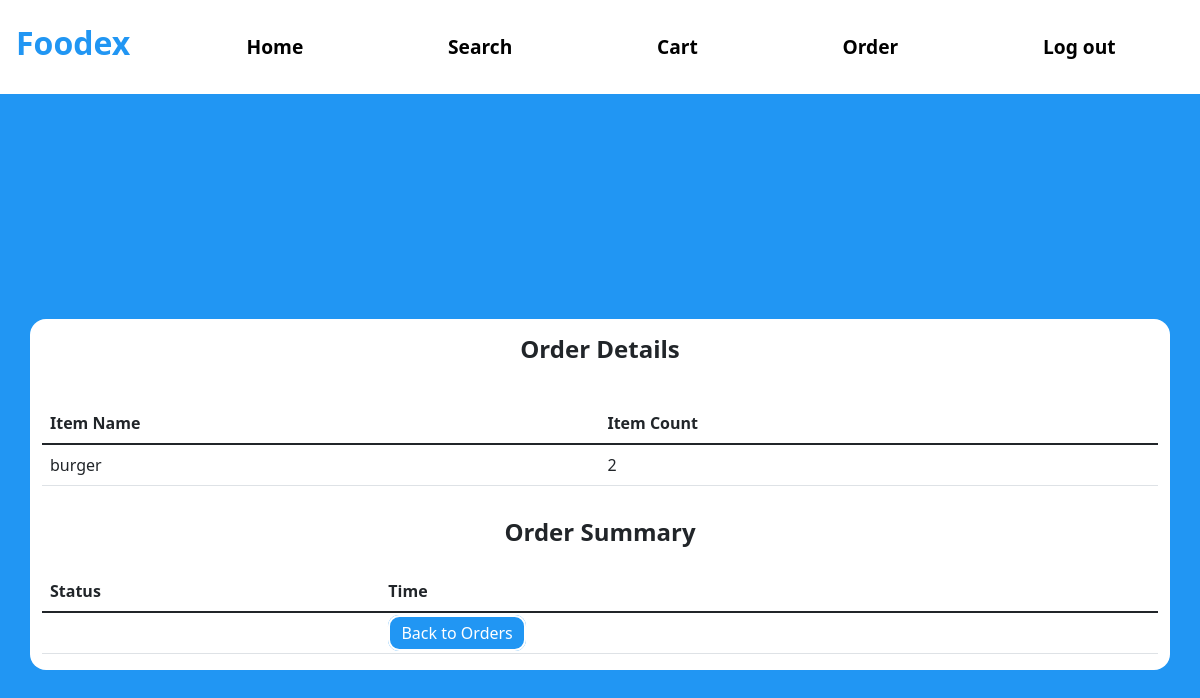
Page /View-Order-Detail?id=4 (signed in) on the earlier database version.
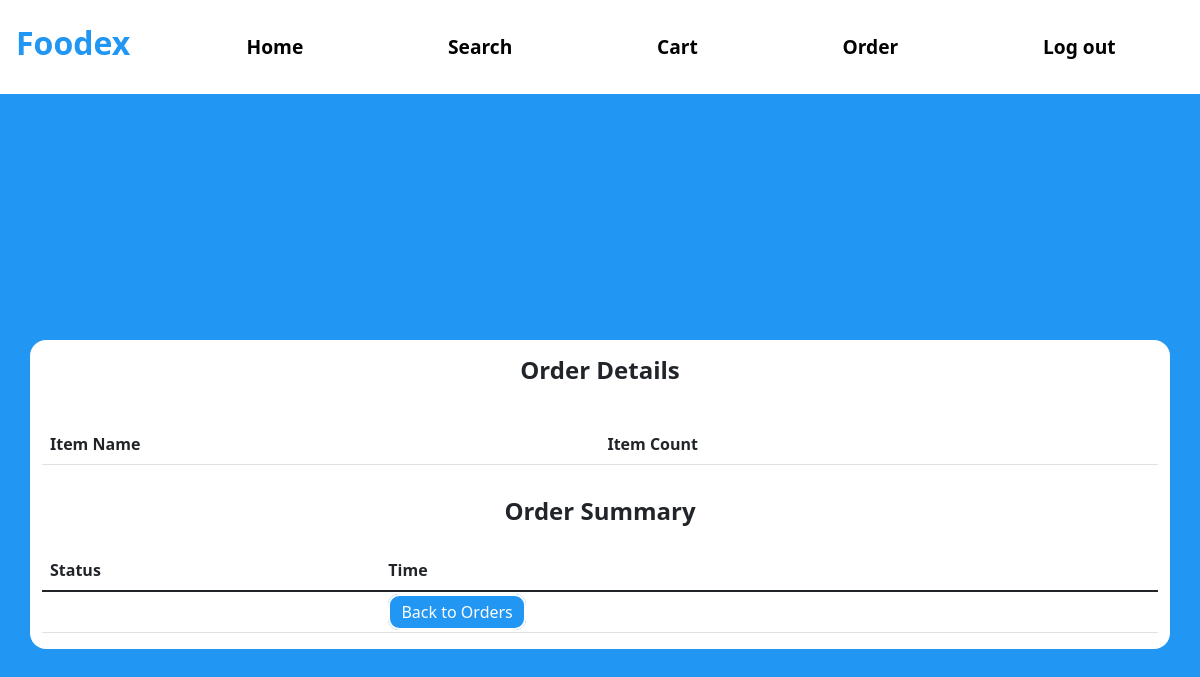
Same page on the later database version.
### tables this page shows
CREATE TABLE ITEM_LIST(
                        ORDER_ID INTEGER,                        
                        ITEM_ID INTEGER,
                        Item_count INTEGER,
                        FOREIGN KEY (ORDER_ID) REFERENCES ORDER_TABLE(ORDER_ID),
                        FOREIGN KEY (ITEM_ID) REFERENCES MENU(ITEM_ID)
                       );

CREATE TABLE MENU(
                        ITEM_ID INTEGER PRIMARY KEY AUTOINCREMENT,
                        ITEM_NAME TEXT,
                        ITEM_CATEGORY TEXT,
                        ITEM_PRICE INTEGER,
                        RESTAURANT_ID INTEGER,
                        ITEM_IMAGE TEXT,
                        FOREIGN KEY(RESTAURANT_ID) REFERENCES RESTAURANT(RESTAURANT_ID)
                       );

### app.py (the view)
@app.route("/View-Order-Detail")
def View_Order_Detail():
    getid_o = request.args.get('id')
    getid_u = str(session["id"])
    cursor = connection.cursor()
    cursor.execute("SELECT order_id, order_amount, order_status,r.name_of_restaurant,d.NAME_OF_DELIVERYBOY,d.DELIVERYBOY_PHONE_NO FROM ORDER_TABLE o INNER JOIN DELIVERYBOY d on o.DELIVERYBOY_ID=d.DELIVERYBOY_ID INNER JOIN RESTAURANT r on o.RESTAURANT_ID=r.RESTAURANT_ID WHERE o.USER_ID= " + getid_u +" And ORDER_ID= "+str(getid_o)+"; ")
    result = cursor.fetchall()
    cursor = connection.cursor()
    cursor.execute("SELECT m.item_name,i.item_count FROM ITEM_LIST i JOIN MENU m on i.ITEM_ID=m.ITEM_ID WHERE i.ORDER_ID= "+str(getid_o)+"; ")
    Item_list = cursor.fetchall()
    cursor.execute("SELECT os.ORDER_STATUS,os.TIME FROM ORDER_SUMMARY os JOIN ORDER_TABLE o ON os.ORDER_ID=o.ORDER_ID WHERE os.ORDER_ID="+str(getid_o))
    Order_Summary = cursor.fetchall()
    return render_template("View_Order_Detail.html", Order=result, Item_list = Item_list,Order_Summary=Order_Summary)

### templates/View_Order_Detail.html (shortened to what this page needs)
<!DOCTYPE html>
<html lang="en">
<head>
    <link href="https://cdn.jsdelivr.net/npm/bootstrap@5.1.3/dist/css/bootstrap.min.css" rel="stylesheet">
    <link rel= "stylesheet" type= "text/css" href= "{{ url_for('static',filename='Styles.css') }}">
</head>
<body style="background:#2196f3;">
<nav class="navbar navbar-expand-lg bg-white">
  <h3 class="navbar-brand Logo" style="color:#2196f3;font-size: 2rem;"href="#">Foodex</h3>
    <div class="container">
  <div class="collapse navbar-collapse" id="navbarSupportedContent">
    <ul class="navbar-nav mr-auto nav-links">
        <li class="nav-item">
        <a class="nav-link nav-link-btn" href="/User-Dashboard">Home</a>
      </li>
      <li class="nav-item">
        <a class="nav-link nav-link-btn" href="/View-Resturant">Search</a>
      </li>
      <li class="nav-item">
        <a class="nav-link nav-link-btn" href="/User-cart">Cart</a>
      </li>
        <li class="nav-item">
        <a class="nav-link nav-link-btn" href="/User-order">Order</a>
      </li>
        <li class="nav-item">
        <a class="nav-link nav-link-btn" href="/">Log out</a>
      </li>
    </ul>
  </div>
     </div>
</nav>
  <div class="ToCenter" >
  <div class="container">
        <div class="row">
            <div class="col">
                <table class="table">
                    <tbody>
                    <tr>
                        <h4 class="Logo">Order Details</h4>
                        </tr>
                  </table>
                <table class="table">
                    <thead>
                      <tr>
                        <th scope="col">Item Name</th>
                        <th scope="col">Item Count</th>
                      </tr>
                    </thead>
                    <tbody>
                      {% for i in Item_list %}
                      <tr>
                        <td>{{i[0]}}</td>
                          <td>{{i[1]}}</td>
                      </tr>
                      {% endfor %}
                    </tbody>
                  </table>
                <h4 class="Logo">Order Summary</h4>
                <table class="table">
                    <thead>
                      <tr>
                        <th scope="col">Status</th>
                        <th scope="col">Time</th>
                      </tr>
                    </thead>
                    <tbody>
                    <tr>
                        <td></td>
                          <td> <a class="Edit-btn" style="background:#2196f3;" href="/User-order">Back to Orders</a> </td>
                      </tr>
                    </tbody>
                  </table>
            </div>
        </div>
    </div>
    </div>
<div class="area" >
          <ul class="circles">
          </ul>
   </div >
</body>
</html>

Differences in the rows shown:
removed ITEM_LIST: ITEM_NAME "burger", Item_count "2"
